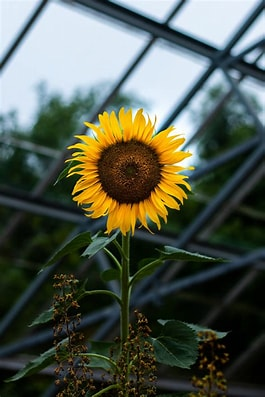
#> input picture sunflower.jpg, 265 x 397 px
$ python histogram.py
#> lines starting #> are read from the running program, lines starting #| are printed output that depends on the picture; after the words box and inside, x2 and y2 are one past the last pixel; in counts of white or black regions, pixels touching at a corner belong together
import cv2 as cv
import matplotlib.pyplot as plt
import numpy as np
img = cv.imread('sunflower.jpg')
#> img is the input picture: shape (397, 265, 3); mean B, G, R 78.3, 90.3, 83.3
cv.imshow('sunflower',img)

blank = np.zeros(img.shape[:2],dtype = 'uint8')
cv.imshow('blank image',blank)

#we can plot a histogram for grayscale image and RGB image
#a histogram shows the distribution of pixels in an image
#histogram for grayscale image

gray = cv.cvtColor(img,cv.COLOR_BGR2GRAY)
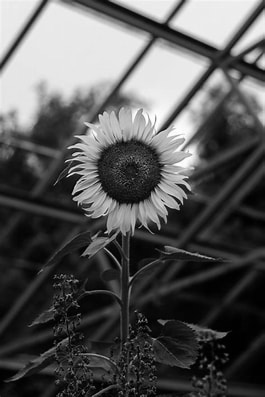
#> gray: shape (397, 265); min 0, max 255, mean 86.8
cv.imshow('grayimage',gray)

#we want it for only one image-gray,there is only single color channel gray so [0],[256]=number of bins,as there is no mask = None
grayhist = cv.calcHist([gray],[0],None,[256],[0,256])
#> grayhist = 256 values, max 3436 at index 232, min 4 at index 255, mean 411
plt.plot(grayhist)

#we can try plotting the histogram after addition of a mask

crcle = cv.circle(blank.copy(),(img.shape[1]//2,img.shape[0]//2),100,255,-1)
cv.imshow('circle',crcle)
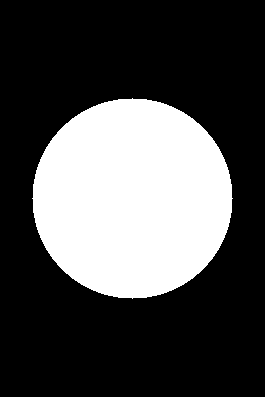
#> window 'circle': shape (397, 265); 29.9% white; 1 white region, box (x1, y1, x2, y2) and area: (32, 98, 233, 299) 31417

mask = cv.bitwise_and(gray,gray,mask = crcle)
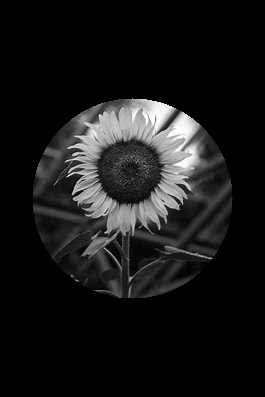
#> mask: shape (397, 265); min 0, max 255, mean 23.6
cv.imshow('mask',mask)

grayhist1 = cv.calcHist([gray],[0],mask,[256],[0,256])
#> grayhist1 = 256 values, max 496 at index 25, min 0 at index 0, mean 122.7


plt.figure()
plt.title('gray histogram')
plt.xlabel('number of bins')
plt.ylabel('number of pixels')
plt.xlim(256)
plt.plot(grayhist1)
plt.show()
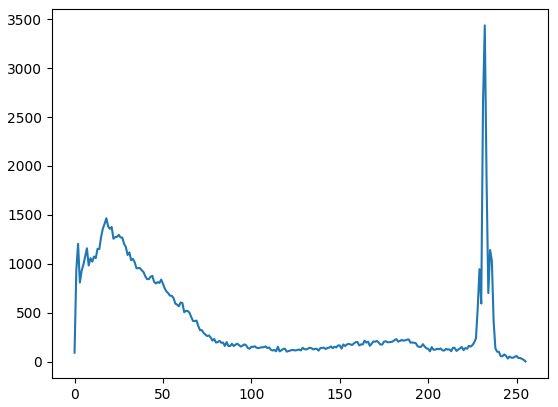
#> figure drawn by matplotlib, 1 panel; curve peaks at x = 232, y = 3436
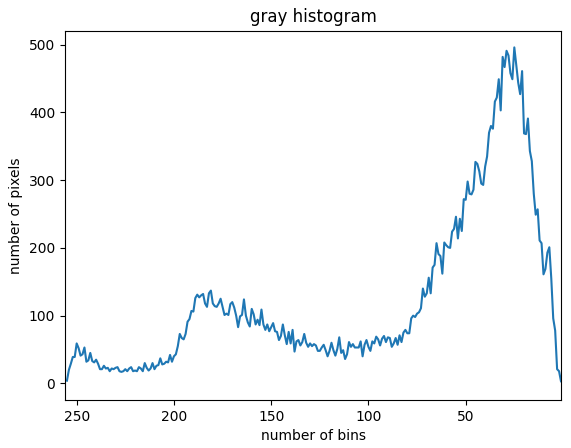
#> figure drawn by matplotlib, 1 panel; curve peaks at x = 25, y = 496
cv.waitKey(0)
